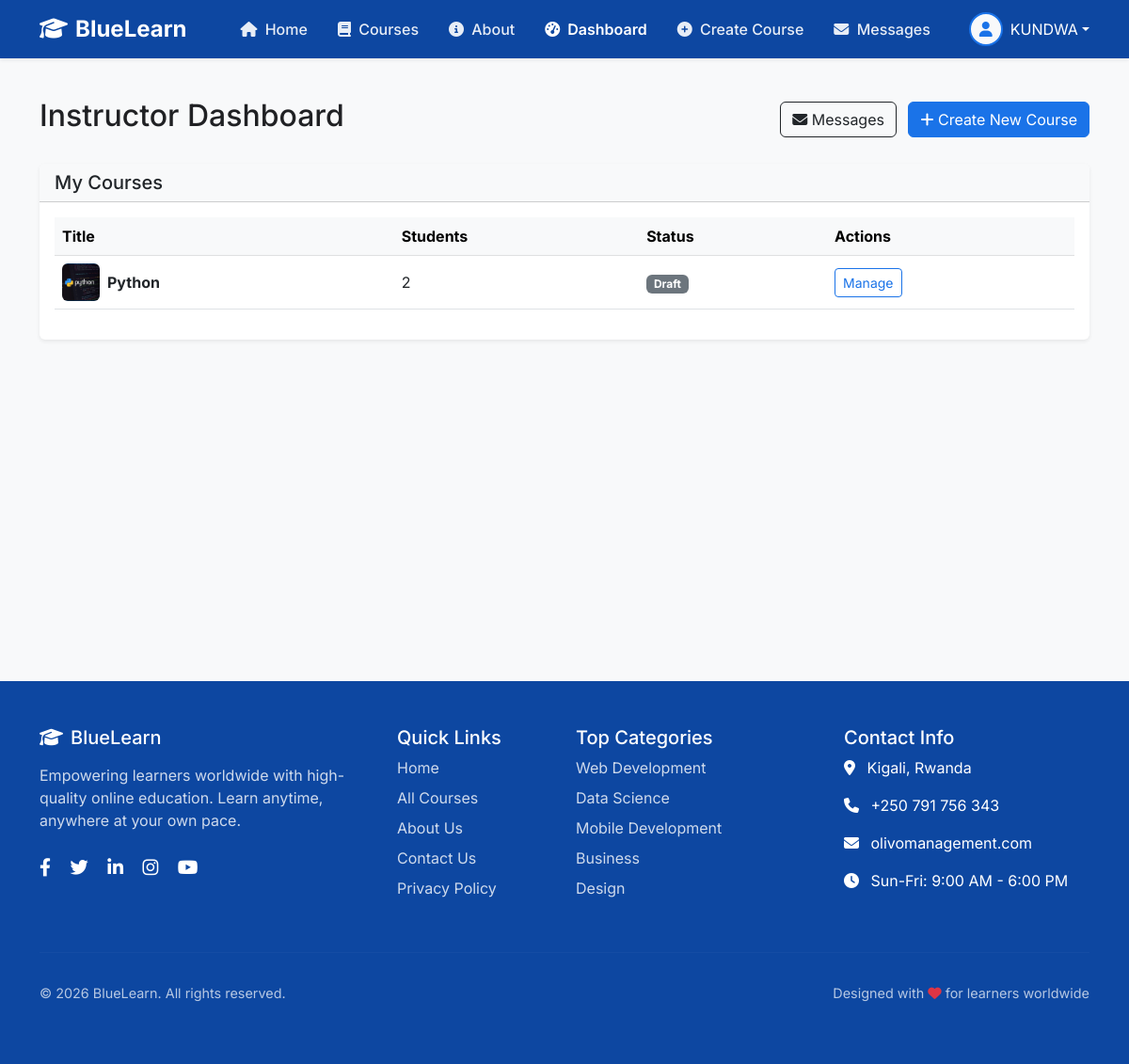
The app's page /dashboard/ (signed in) with its own data.
### accounts/models.py (models this page shows, shortened)
class User(AbstractUser):
    USER_TYPE_CHOICES = (
        ('learner', 'Learner'),
        ('instructor', 'Instructor'),
        ('admin', 'Admin'),
    )
    user_type = models.CharField(max_length=20, choices=USER_TYPE_CHOICES)
    email = models.EmailField(unique=True)
    @property
    def is_instructor(self):
        return self.user_type == 'instructor'

### courses/models.py (models this page shows, shortened)
class Course(models.Model):
    DIFFICULTY_CHOICES = [
        ('beginner', 'Beginner'),
        ('intermediate', 'Intermediate'),
        ('advanced', 'Advanced'),
    ]
    title = models.CharField(max_length=200)
    slug = models.SlugField(max_length=200, unique=True, blank=True)
    description = models.TextField()
    is_published = models.BooleanField(default=False)
    created_at = models.DateTimeField(auto_now_add=True)
    updated_at = models.DateTimeField(auto_now=True)
    thumbnail = models.ImageField(upload_to='course_thumbnails/', null=True, blank=True)
    difficulty_level = models.CharField(max_length=20, choices=DIFFICULTY_CHOICES, default='beginner')
    instructor = models.ForeignKey(
        'accounts.Instructor',
        on_delete=models.CASCADE,
        related_name='courses',
        null=True,
        blank=True,
        help_text="Instructor who created this course"
    )
    partner = models.ForeignKey(
        'partern.TenantPartner',
        on_delete=models.CASCADE,
        related_name='courses',
        null=True,
        blank=True,
        help_text="Partner organization offering this course"
    )
    is_free = models.BooleanField(default=True)
    price = models.DecimalField(max_digits=6, decimal_places=2, null=True, blank=True)
    currency = models.CharField(max_length=3, default='USD')
    prerequisites = models.ManyToManyField(
        'self',
        through='CoursePrerequisite',
        symmetrical=False,
        related_name='required_for',
        blank=True
    )
    class Meta:
        ordering = ['-created_at']
        verbose_name = "Course"
        verbose_name_plural = "Courses"

### courses/views.py (the view)
# urls.py: path('dashboard/', instructor_dashboard, name='instructor_dashboard'),
@login_required
@instructor_required
def instructor_dashboard(request):
    instructor = getattr(request.user, 'instructor_profile', None)
    if not instructor:
        messages.error(request, "Instructor profile not found.")
        return redirect('home')
    courses = Course.objects.filter(instructor=instructor)
    pending_enrollments = Enrollment.objects.filter(course__instructor=instructor, status='pending')
    return render(request, 'courses/instructor_dashboard.html', {
        'courses': courses,
        'pending_enrollments': pending_enrollments
    })

### courses/templates/courses/instructor_dashboard.html (shortened to what this page needs)
{% extends 'courses/base.html' %}
{% block content %}
<div class="container py-5">
    <div class="d-flex justify-content-between align-items-center mb-4">
        <h2>Instructor Dashboard</h2>
        <div>
            <a href="{% url 'instructor_messages' %}" class="btn btn-outline-dark me-2">
                <i class="fas fa-envelope"></i> Messages
            </a>
            <a href="{% url 'create_course' %}" class="btn btn-primary">
                <i class="fas fa-plus"></i> Create New Course
            </a>
        </div>
    </div>
    <div class="card shadow-sm border-0">
        <div class="card-header bg-light">
            <h5 class="mb-0">My Courses</h5>
        </div>
        <div class="card-body">
            {% if courses %}
            <div class="table-responsive">
                <table class="table table-hover align-middle">
                    <thead class="table-light">
                        <tr>
                            <th>Title</th>
                            <th>Students</th>
                            <th>Status</th>
                            <th>Actions</th>
                        </tr>
                    </thead>
                    <tbody>
                        {% for course in courses %}
                        <tr>
                            <td>
                                <div class="d-flex align-items-center">
                                    {% if course.thumbnail %}
                                    <img src="{{ course.thumbnail.url }}" alt="" class="rounded me-2"
                                        style="width: 40px; height: 40px; object-fit: cover;">
                                    {% else %}
                                    <div class="bg-secondary rounded me-2 d-flex align-items-center justify-content-center text-white"
                                        style="width: 40px; height: 40px;">
                                        <i class="fas fa-book"></i>
                                    </div>
                                    {% endif %}
                                    <span class="fw-bold">{{ course.title }}</span>
                                </div>
                            </td>
                            <td>{{ course.enrollments.count }}</td>
                            <td>
                                {% if course.is_published %}
                                <span class="badge bg-success">Published</span>
                                {% else %}
                                <span class="badge bg-secondary">Draft</span>
                                {% endif %}
                            </td>
                            <td>
                                <a href="{% url 'course_detail' course.id %}" class="btn btn-sm btn-outline-primary">
                                    Manage
                                </a>
                            </td>
                        </tr>
                        {% endfor %}
                    </tbody>
                </table>
            </div>
            {% else %}
            <div class="text-center py-5">
                <i class="fas fa-chalkboard-teacher fa-3x text-muted mb-3"></i>
                <p class="text-muted">You haven't created any courses yet.</p>
                <a href="{% url 'create_course' %}" class="btn btn-outline-primary mt-2">Create Your First Course</a>
            </div>
            {% endif %}
        </div>
    </div>
</div>
{% endblock %}

### courses/templates/courses/base.html (shortened to what this page needs)
<!DOCTYPE html>
<html lang="en">
<head>
    <link href="https://cdn.jsdelivr.net/npm/bootstrap@5.3.0/dist/css/bootstrap.min.css" rel="stylesheet">
    <link rel="stylesheet" href="https://cdnjs.cloudflare.com/ajax/libs/font-awesome/6.4.0/css/all.min.css">
</head>
<body>
    <nav class="navbar navbar-expand-lg navbar-dark fixed-top shadow-sm" style="background-color: var(--dark-blue);">
        <div class="container">
            <a class="navbar-brand" href="{% url 'home' %}">
                <i class="fas fa-graduation-cap me-2"></i>Blue<span>Learn</span>
            </a>
            <div class="collapse navbar-collapse" id="navbarNav">
                <ul class="navbar-nav mx-auto">
                    <li class="nav-item">
                        <a class="nav-link {% if request.resolver_match.url_name == 'home' %}active{% endif %}"
                            href="{% url 'home' %}">
                            <i class="fas fa-home me-1"></i> Home
                        </a>
                    </li>
                    <li class="nav-item">
                        <a class="nav-link {% if 'course' in request.resolver_match.url_name %}active{% endif %}"
                            href="{% url 'course_list' %}">
                            <i class="fas fa-book me-1"></i> Courses
                        </a>
                    </li>
                    <li class="nav-item">
                        <a class="nav-link text-white" href="{% url 'accounts:about' %}">
                            <i class="fas fa-info-circle me-1"></i> About
                        </a>
                    </li>
                    {% if user.is_authenticated %}
                    {% if user.is_instructor or user.is_admin_user %}
                    <li class="nav-item">
                        <a class="nav-link {% if 'dashboard' in request.path %}active{% endif %}"
                            href="{% url 'instructor_dashboard' %}">
                            <i class="fas fa-tachometer-alt me-1"></i> Dashboard
                        </a>
                    </li>
                    <li class="nav-item">
                        <a class="nav-link {% if 'create' in request.path %}active{% endif %}"
                            href="{% url 'create_course' %}">
                            <i class="fas fa-plus-circle me-1"></i> Create Course
                        </a>
                    </li>
                    <li class="nav-item">
                        <a class="nav-link {% if 'messages' in request.path %}active{% endif %}"
                            href="{% url 'instructor_messages' %}">
                            <i class="fas fa-envelope me-1"></i> Messages
                        </a>
                    </li>
                    {% endif %}
                    {% endif %}
                </ul>
                <div class="d-flex align-items-center">
                    {% if user.is_authenticated %}
                    <div class="dropdown profile-dropdown">
                        <a href="#" class="d-flex align-items-center text-decoration-none dropdown-toggle text-white"
                            data-bs-toggle="dropdown">
                            {% if user.profile_picture %}
                            <img src="{{ user.profile_picture.url }}" alt="Profile"
                                class="profile-img me-2 border-white">
                            {% else %}
                            <div
                                class="profile-img bg-light text-primary d-flex align-items-center justify-content-center me-2">
                                <i class="fas fa-user"></i>
                            </div>
                            {% endif %}
                            <span class="d-none d-md-inline">{{ user.first_name|default:user.username }}</span>
                        </a>
                    </div>
                    {% endif %}
                </div>
            </div>
        </div>
    </nav>
    <div class="main-content">
        {% block content %}{% endblock %}
    </div>
    <footer class="py-5 mt-5">
        <div class="container">
            <div class="row">
                <div class="col-lg-4 col-md-6 mb-4">
                    <h5 class="mb-3">
                        <i class="fas fa-graduation-cap me-2"></i>BlueLearn
                    </h5>
                    <p class="mb-4" style="color: rgba(255, 255, 255, 0.8);">
                        Empowering learners worldwide with high-quality online education.
                        Learn anytime, anywhere at your own pace.
                    </p>
                    <div class="social-icons">
                        <a href="#" class="me-3"><i class="fab fa-facebook-f"></i></a>
                        <a href="#" class="me-3"><i class="fab fa-twitter"></i></a>
                        <a href="#" class="me-3"><i class="fab fa-linkedin-in"></i></a>
                        <a href="#" class="me-3"><i class="fab fa-instagram"></i></a>
                        <a href="#"><i class="fab fa-youtube"></i></a>
                    </div>
                </div>
                <div class="col-lg-2 col-md-6 mb-4">
                    <h5>Quick Links</h5>
                    <ul class="footer-links">
                        <li><a href="{% url 'home' %}">Home</a></li>
                        <li><a href="{% url 'course_list' %}">All Courses</a></li>
                        <li><a href="{% url 'accounts:about' %}">About Us</a></li>
                        <li><a href="#">Contact Us</a></li>
                        <li><a href="#">Privacy Policy</a></li>
                    </ul>
                </div>
                <div class="col-lg-3 col-md-6 mb-4">
                    <h5>Top Categories</h5>
                    <ul class="footer-links">
                        <li><a href="#">Web Development</a></li>
                        <li><a href="#">Data Science</a></li>
                        <li><a href="#">Mobile Development</a></li>
                        <li><a href="#">Business</a></li>
                        <li><a href="#">Design</a></li>
                    </ul>
                </div>
                <div class="col-lg-3 col-md-6 mb-4">
                    <h5>Contact Info</h5>
                    <ul class="footer-links">
                        <li class="mb-3">
                            <i class="fas fa-map-marker-alt me-2"></i>
                            Kigali, Rwanda
                        </li>
                        <li class="mb-3">
                            <i class="fas fa-phone me-2"></i>
                            +250 791 756 343
                        </li>
                        <li class="mb-3">
                            <i class="fas fa-envelope me-2"></i>
                            olivomanagement.com
                        </li>
                        <li>
                            <i class="fas fa-clock me-2"></i>
                            Sun-Fri: 9:00 AM - 6:00 PM
                        </li>
                    </ul>
                </div>
            </div>
            <hr style="border-color: rgba(255, 255, 255, 0.1);">
            <div class="row pt-3">
                <div class="col-md-6 text-center text-md-start">
                    <p class="copyright">
                        &copy; {% now "Y" %} BlueLearn. All rights reserved.
                    </p>
                </div>
                <div class="col-md-6 text-center text-md-end">
                    <p class="copyright">
                        Designed with <i class="fas fa-heart text-danger"></i> for learners worldwide
                    </p>
                </div>
            </div>
        </div>
    </footer>
</body>
</html>

### records on screen
User: first_name "KUNDWA"
Course: thumbnail (picture), title "Python", enrollments.count "2", is_published "Draft"
